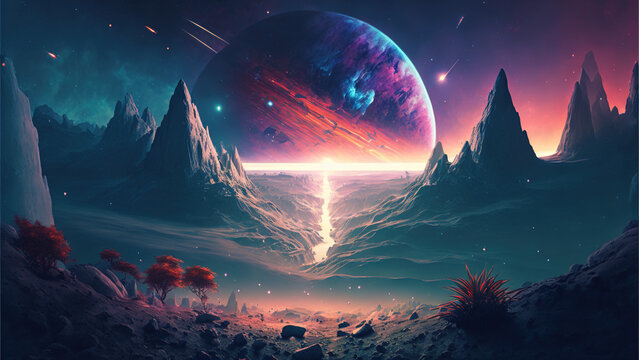
%> input picture Lab2_computer_vision/sample_pict.jpg, 639 x 360 px
$ octave matlab_lab2.m   (GNU Octave 9; MATLAB toolbox functions it lacks are replaced by stand-ins)
%> lines starting %> are read from the running program, lines starting %| are printed output that depends on the picture
% Шаг 1: Чтение низкоконтрастного цветного изображения
I = imread('sample_pict.jpg'); % Загрузка низкоконтрастного цветного изображения
%> I is the input picture: size 360x639x3 uint8; mean R, G, B 62.2, 68.2, 89.4

% Шаг 2: Получение размеров изображения и количества каналов
[numRows, numCols, Layers] = size(I);
%> numRows = 360; numCols = 639; Layers = 3

% Шаг 3: Извлечение отдельных каналов RGB
I_red = I(:, :, 1);   % Извлечение красного канала
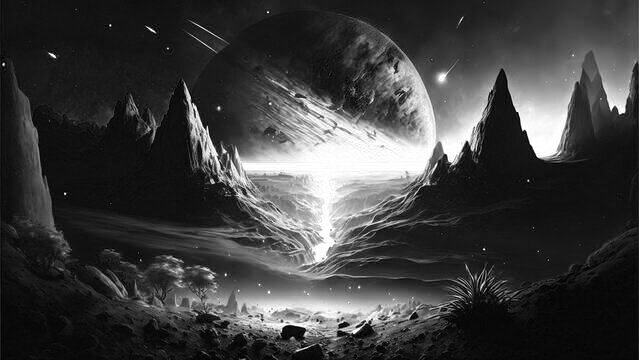
%> I_red: size 360x639 uint8; min 0, max 255, mean 62.2
I_green = I(:, :, 2); % Извлечение зеленого канала
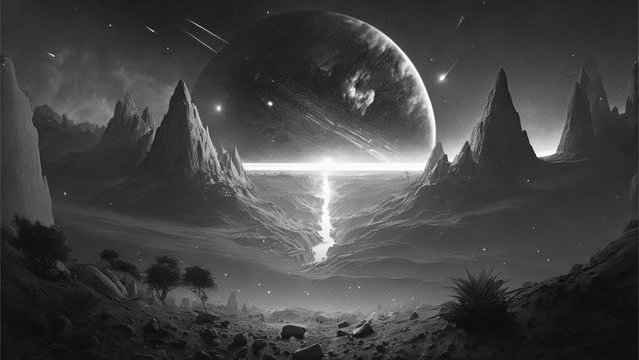
%> I_green: size 360x639 uint8; min 2, max 255, mean 68.2
I_blue = I(:, :, 3);  % Извлечение синего канала
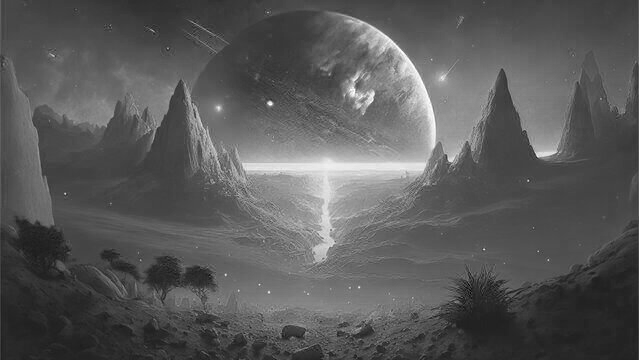
%> I_blue: size 360x639 uint8; min 0, max 255, mean 89.4

% Шаг 4: Применение адаптивного выравнивания гистограммы к каждому каналу
I_red_eq = adapthisteq(I_red);   % Адаптивное выравнивание гистограммы для красного канала
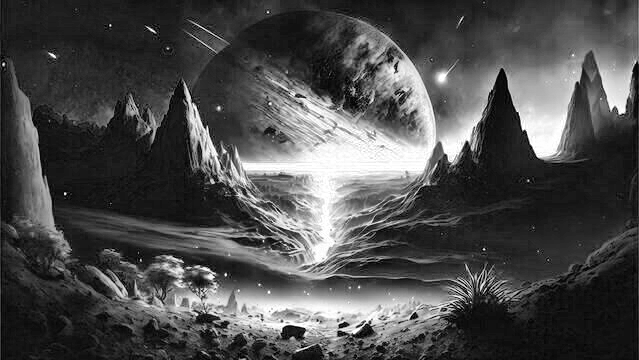
%> I_red_eq: size 360x639 uint8; min 0, max 255, mean 76.2
I_green_eq = adapthisteq(I_green); % Адаптивное выравнивание гистограммы для зеленого канала
I_blue_eq = adapthisteq(I_blue);  % Адаптивное выравнивание гистограммы для синего канала

% Шаг 5: Применение растяжения контраста для каждого канала
I_red_stretch = imadjust(I_red_eq, stretchlim(I_red_eq), []);    % Автоматическое растяжение контраста для красного канала
I_green_stretch = imadjust(I_green_eq, stretchlim(I_green_eq), []); % Автоматическое растяжение контраста для зеленого канала
I_blue_stretch = imadjust(I_blue_eq, stretchlim(I_blue_eq), []);  % Автоматическое растяжение контраста для синего канала
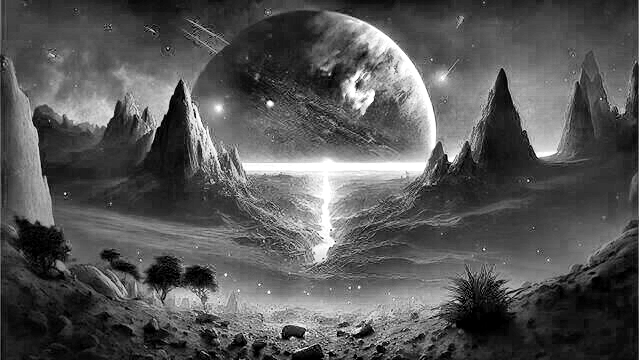
%> I_blue_stretch: size 360x639 uint8; min 0, max 255, mean 85.9

% Шаг 6: Объединение обработанных каналов в цветное изображение
I_enhanced = cat(3, I_red_stretch, I_green_stretch, I_blue_stretch);  % Объединение улучшенных каналов RGB
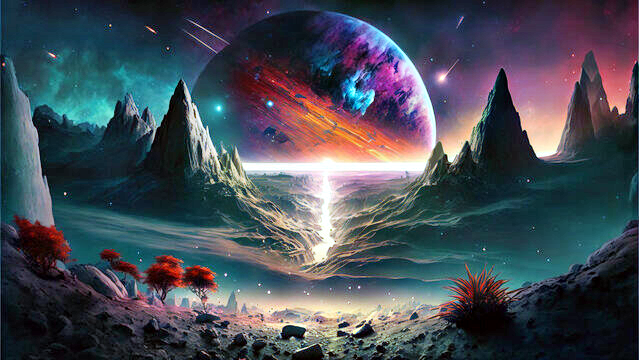
%> I_enhanced: size 360x639x3 uint8; mean R, G, B 70, 76.5, 85.9

% Шаг 7: Визуализация исходного изображения, результатов обработки и гистограмм
figure;
% Исходное изображение
subplot(3,4,1), imshow(I), title('Исходное цветное изображение');
% Красный канал и его гистограмма
subplot(3,4,2), imshow(I_red), title('Красный канал');
subplot(3,4,3), imshow(I_red_stretch), title('Красный канал после улучшения');
subplot(3,4,4), imhist(I_red), title('Гистограмма красного канала');
% Зеленый канал и его гистограмма
subplot(3,4,5), imshow(I_green), title('Зеленый канал');
subplot(3,4,6), imshow(I_green_stretch), title('Зеленый канал после улучшения');
subplot(3,4,7), imhist(I_green), title('Гистограмма зеленого канала');
% Синий канал и его гистограмма
subplot(3,4,8), imshow(I_blue), title('Синий канал');
subplot(3,4,9), imshow(I_blue_stretch), title('Синий канал после улучшения');
subplot(3,4,10), imhist(I_blue), title('Гистограмма синего канала');
% Улучшенное изображение
subplot(3,4,11), imshow(I_enhanced), title('Улучшенное цветное изображение');
%> after `title('Улучшенное цветное изображение')`:
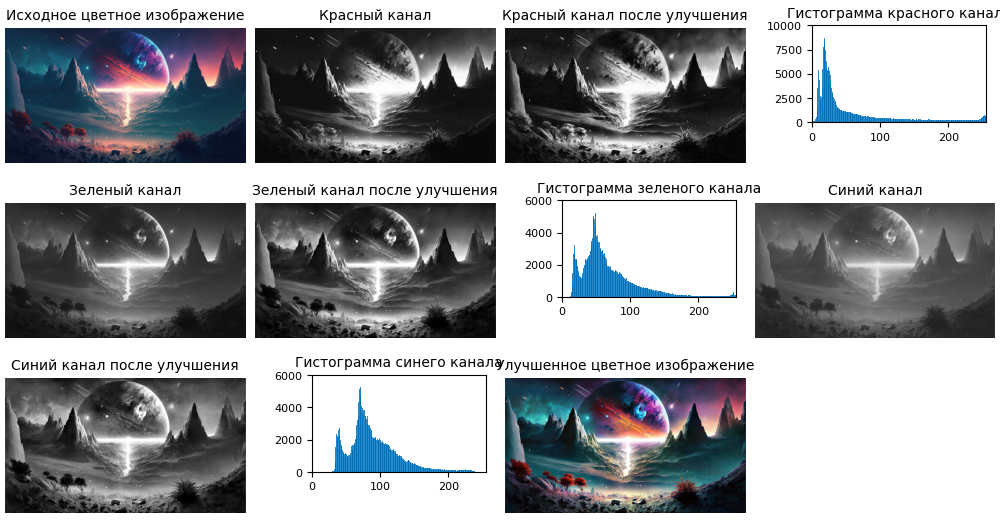
%> figure redrawn from the program's plot data, 11 panels

$ run again, with Lab2_computer_vision/Pic5.jpg copied over Lab2_computer_vision/sample_pict.jpg
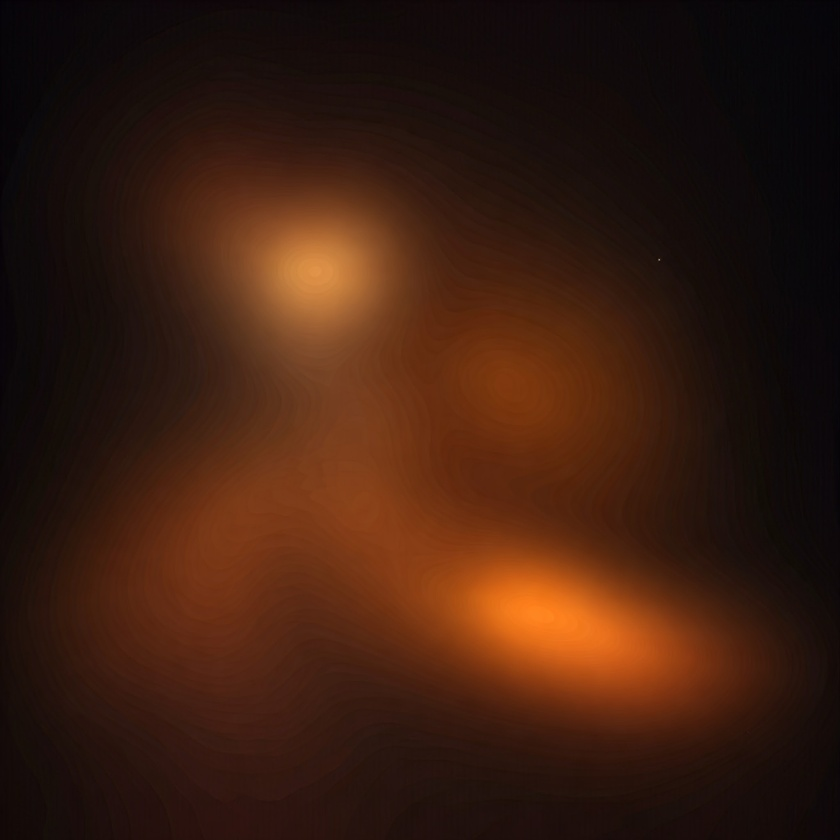
%> input picture Lab2_computer_vision/Pic5.jpg, 840 x 840 px, shrunk from 2048 x 2048 before the run
%> I is the input picture: size 840x840x3 uint8; mean R, G, B 59.3, 29.3, 15.3
%> `I_blue_stretch = imadjust(I_blue_eq, stretchlim(I_blue_eq), []);`:
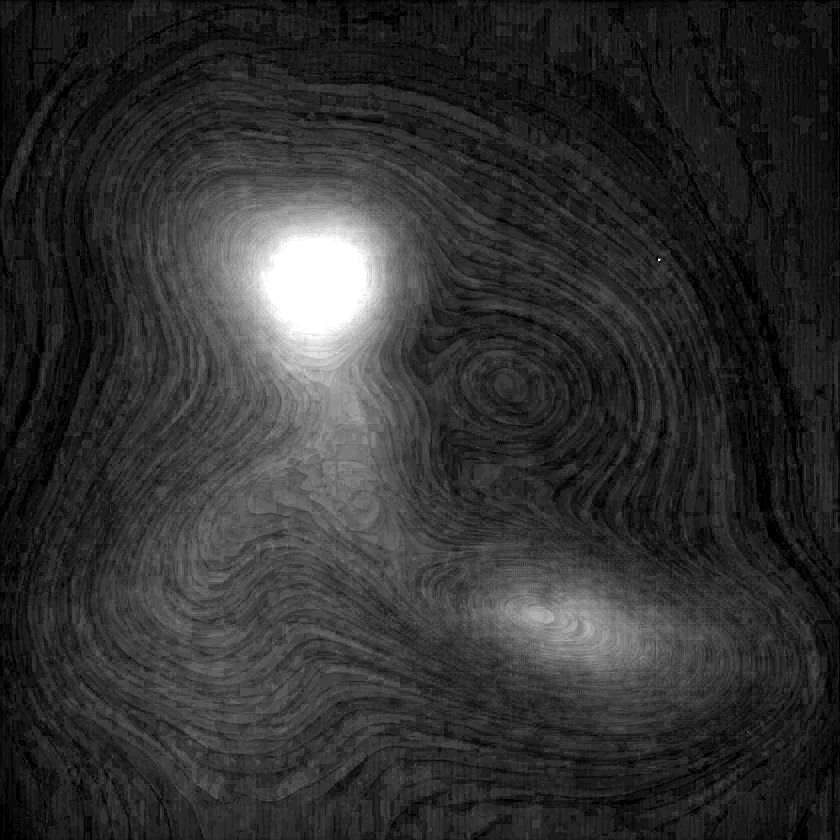
%> I_blue_stretch: size 840x840 uint8; min 0, max 255, mean 49.8
%> `I_enhanced = cat(3, I_red_stretch, I_green_stretch, I_blue_stretch);`:
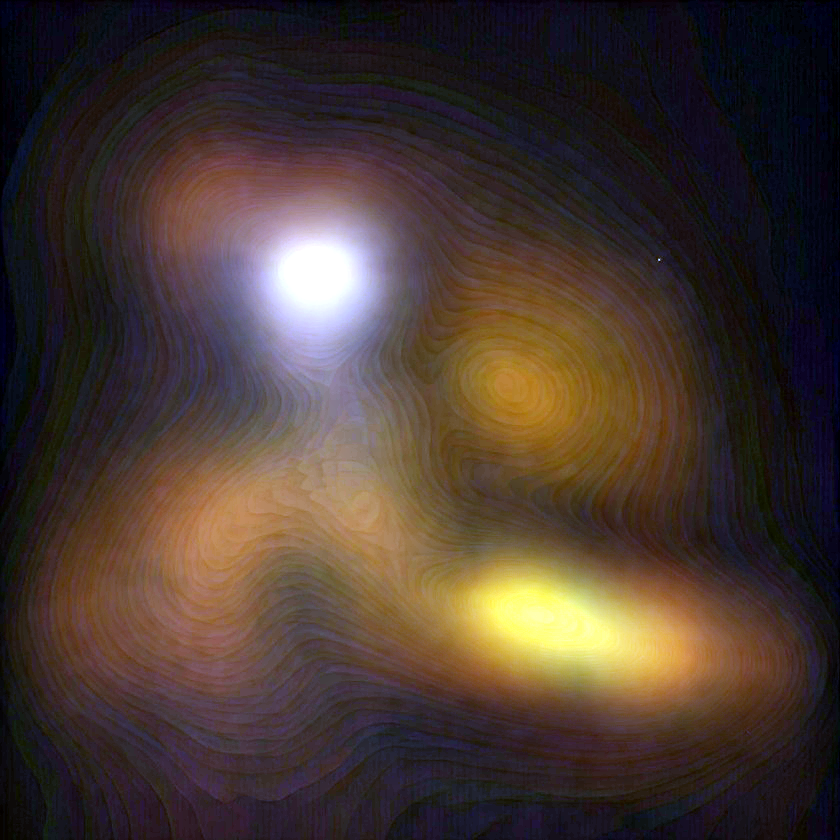
%> I_enhanced: size 840x840x3 uint8; mean R, G, B 71.5, 56.7, 49.8

$ run again, with Lab2_computer_vision/pict_hd.jpg copied over Lab2_computer_vision/sample_pict.jpg
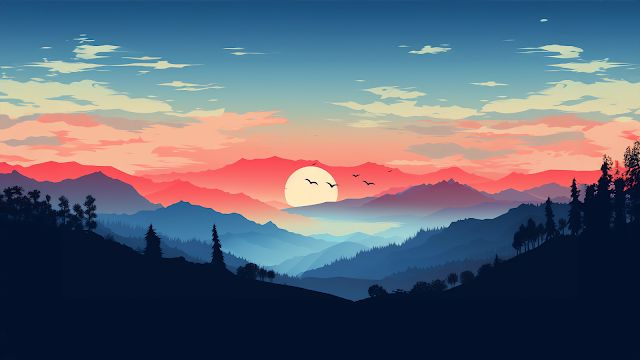
%> input picture Lab2_computer_vision/pict_hd.jpg, 640 x 360 px
%> I is the input picture: size 360x640x3 uint8; mean R, G, B 95.7, 101.4, 115.9
%> `I_blue_stretch = imadjust(I_blue_eq, stretchlim(I_blue_eq), []);`:
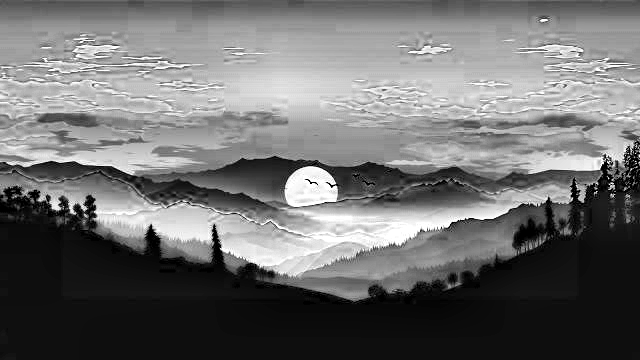
%> I_blue_stretch: size 360x640 uint8; min 0, max 255, mean 110.5
%> `I_enhanced = cat(3, I_red_stretch, I_green_stretch, I_blue_stretch);`:
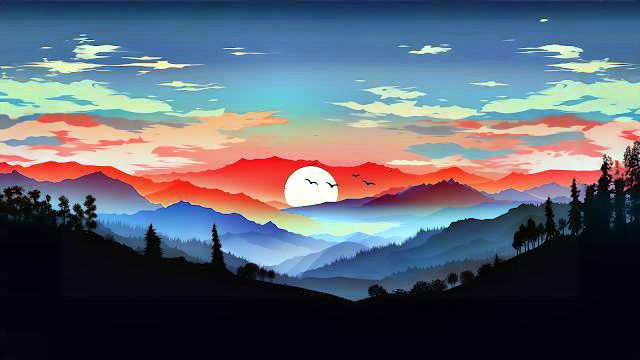
%> I_enhanced: size 360x640x3 uint8; mean R, G, B 93, 98.1, 110.5
